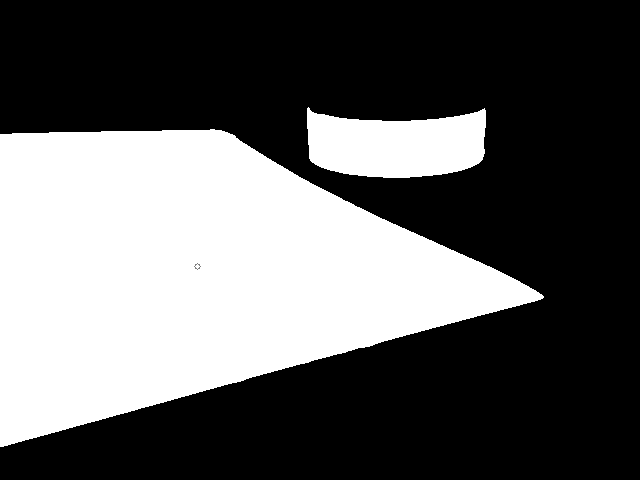
//> input picture opencv/cpp/sample/binary1.png, 640 x 480 px
$ ./find_biggest_cnt   (built with g++ and OpenCV 4)
//> lines starting //> are read from the running program, lines starting //| are printed output that depends on the picture; after the words box and inside, x2 and y2 are one past the last pixel; in counts of white or black regions, pixels touching at a corner belong together
//-------------------------------------------------------------------------------------------
/*! \file    find_biggest_cnt.cpp
    \brief   certain c++ source file
    \author  Akihiko Yamaguchi, info@akihikoy.net
    \version 0.1
    \date    Jul.01, 2015

    g++ -g -Wall -O2 -o find_biggest_cnt.out find_biggest_cnt.cpp -lopencv_core -lopencv_imgproc -lopencv_imgcodecs -lopencv_highgui -lopencv_videoio -I/usr/include/opencv4
*/
//-------------------------------------------------------------------------------------------
#include <opencv2/core/core.hpp>
#include <opencv2/imgproc/imgproc.hpp>
#include <opencv2/highgui/highgui.hpp>
#include <iostream>
//-------------------------------------------------------------------------------------------
namespace loco_rabbits
{
}
//-------------------------------------------------------------------------------------------
using namespace std;
// using namespace boost;
using namespace loco_rabbits;
//-------------------------------------------------------------------------------------------
// #define print(var) PrintContainer((var), #var"= ")
// #define print(var) std::cout<<#var"= "<<(var)<<std::endl
//-------------------------------------------------------------------------------------------

// Find the largest contour and return info. bin_src should be a binary image.
// WARNING: bin_src is modified.
bool FindLargestContour(const cv::Mat &bin_src,
    double *area=NULL,
    cv::Point2d *center=NULL,
    cv::Rect *bound=NULL,
    std::vector<cv::Point> *contour=NULL)
{
  std::vector<std::vector<cv::Point> > contours;
  cv::findContours(bin_src,contours,cv::RETR_EXTERNAL,cv::CHAIN_APPROX_SIMPLE);
  if(contours.size()==0)  return false;
  double a(0.0),a_max(0.0), i_max(0);
  for(int i(0),i_end(contours.size()); i<i_end; ++i)
  {
    a= cv::contourArea(contours[i],false);
    if(a>a_max)  {a_max= a;  i_max= i;}
  }
  std::vector<cv::Point> &cnt(contours[i_max]);
  if(area!=NULL)
    *area= a_max;
  if(center!=NULL)
  {
    cv::Moments mu= cv::moments(cnt);
    *center= cv::Point2d(mu.m10/mu.m00, mu.m01/mu.m00);
  }
  if(bound!=NULL)
    *bound= cv::boundingRect(cnt);
  if(contour!=NULL)
    *contour= cnt;
  return true;
}

int main(int argc, char**argv)
{
  cv::Mat src= cv::imread("sample/binary1.png");
//> src is the input picture: 480 rows x 640 cols, CV_8UC3; min 0, max 255, mean 94.5
  cv::Mat gray, mask;
  if(src.channels()==1)       src.copyTo(gray);
  else if(src.channels()==3)  cv::cvtColor(src,gray,cv::COLOR_BGR2GRAY);
  cv::threshold(gray,mask,1,255,cv::THRESH_BINARY);
//> mask: 480 rows x 640 cols, CV_8UC1; 37.1% white; 2 white regions


  double area(0.0);
  cv::Point2d center;
  cv::Rect bound;
  std::vector<cv::Point> contour;
  FindLargestContour(mask, /*area=*/&area, /*center=*/&center, /*bound=*/&bound, /*contour=*/&contour);
//> in FindLargestContour, `cv::findContours(bin_src,contours,cv::RETR_EXTERNAL,cv::CHAIN_APPROX_S..`: contours = 2 contours; box (x1, y1, x2, y2) and area: (0, 129, 544, 447) 103337, (307, 107, 486, 178) 9604
//> the loop in FindLargestContour, `for(int i(0),i_end(contours.size()); i<i_end; ++i)` made 2 passes
//> (a, a_max) on pass 1: (103337, 103337)
//> a on pass 2: 9603.5
//> after the loop in FindLargestContour, `for(int i(0),i_end(contours.size()); i<i_end; ++i)`: a_max = 103337; i_max = 0
//> in FindLargestContour, `std::vector<cv::Point> &cnt(contours[i_max]);`: cnt = contour of 596 points, box (x1, y1, x2, y2) (0, 129, 544, 447), area 103337
//> in FindLargestContour, `cv::Moments mu= cv::moments(cnt);`: mu = moments, m00 103337, centre m10/m00, m01/m00 = (193.9, 273.6)
//> area = 103337; center = Point(193.9, 273.6); bound = Rect(0, 129, 544, 318); contour has the same summary as cnt in FindLargestContour

  std::vector<std::vector<cv::Point> > contours;
  contours.push_back(contour);
//> contours = 1 contour; box (x1, y1, x2, y2) and area: (0, 129, 544, 447) 103337
  std::cerr<<"area="<<area<<std::endl;
  cv::drawContours(src, contours, 0, cv::Scalar(0,255,0), /*thickness=*/2, /*linetype=*/8);
  cv::rectangle(src, bound, cv::Scalar(0,128,255), 2);
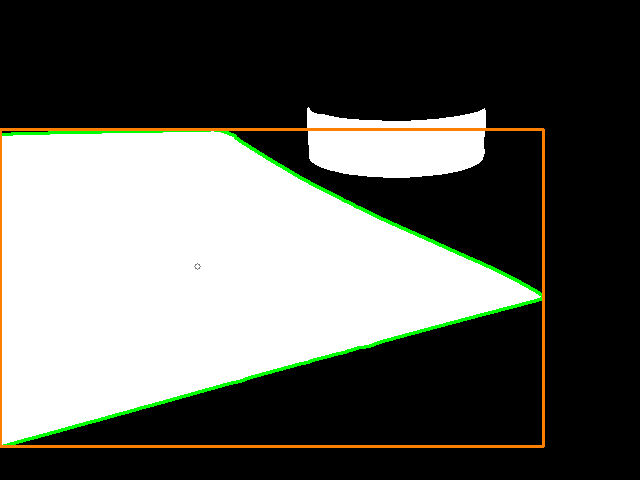
//> src: 480 rows x 640 cols, CV_8UC3; mean B, G, R 91.5, 96.5, 95.5
  cv::circle(src, center, 5, cv::Scalar(255,0,128));
//> src: 480 rows x 640 cols, CV_8UC3; 28 pixels changed, all inside (x1, y1, x2, y2) = (189, 269, 200, 280)

  cv::namedWindow("image",1);
  cv::namedWindow("mask",1);
  cv::imshow("image",src);
  cv::imshow("mask",mask);
  cv::waitKey();

  return 0;
}
//-------------------------------------------------------------------------------------------
